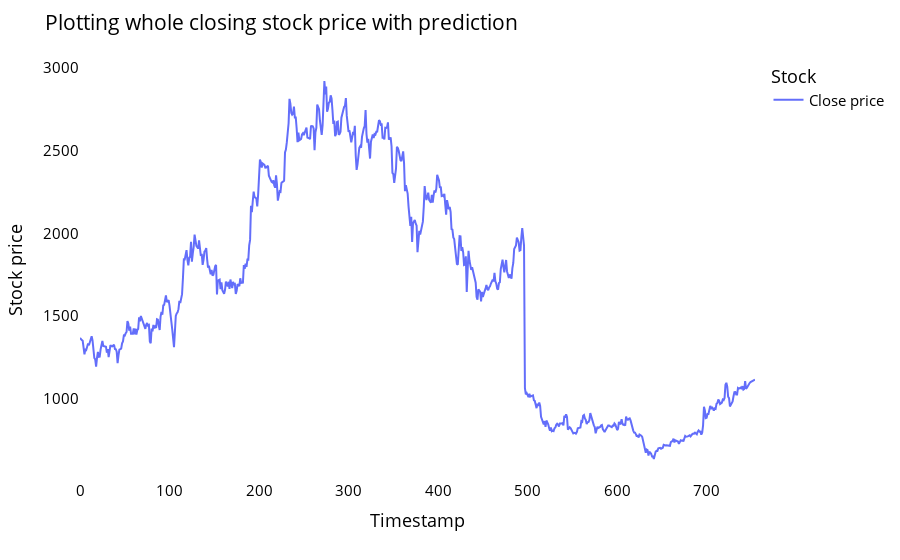

Notebook cell for this chart:
### Code cell
# Plotting whole closing stock price with prediction

lstmdf=closedf.tolist()
lstmdf.extend((np.array(lst_output).reshape(-1,1)).tolist())
lstmdf=scaler.inverse_transform(lstmdf).reshape(1,-1).tolist()[0]

names = cycle(['Close price'])

fig = px.line(lstmdf,labels={'value': 'Stock price','index': 'Timestamp'})
fig.update_layout(title_text='Plotting whole closing stock price with prediction',
                  plot_bgcolor='white', font_size=15, font_color='black',legend_title_text='Stock')

fig.for_each_trace(lambda t:  t.update(name = next(names)))

fig.update_xaxes(showgrid=False)
fig.update_yaxes(showgrid=False)
fig.show()

### Figure 1 — Plotly figure (JSON) as saved in the notebook; plotly's stock layout.template omitted (floating-point values rounded to 4 significant figures; data arrays with more than 128 entries replaced by an {"elided": "..."} marker saying what was removed)
{"data": [{"hovertemplate": "variable=0<br>Timestamp=%{x}<br>Stock price=%{y}<extra></extra>", "legendgroup": "0", "line": {"color": "#636efa", "dash": "solid"}, "marker": {"symbol": "circle"}, "mode": "lines", "name": "Close price", "orientation": "v", "showlegend": true, "type": "scatter", "x": {"elided": "755 int values"}, "xaxis": "x", "y": {"elided": "755 float values"}, "yaxis": "y"}], "layout": {"font": {"color": "black", "size": 15}, "legend": {"title": {"text": "Stock"}, "tracegroupgap": 0}, "margin": {"t": 60}, "plot_bgcolor": "white", "title": {"text": "Plotting whole closing stock price with prediction"}, "xaxis": {"anchor": "y", "domain": [0, 1], "showgrid": false, "title": {"text": "Timestamp"}}, "yaxis": {"anchor": "x", "domain": [0, 1], "showgrid": false, "title": {"text": "Stock price"}}}}
